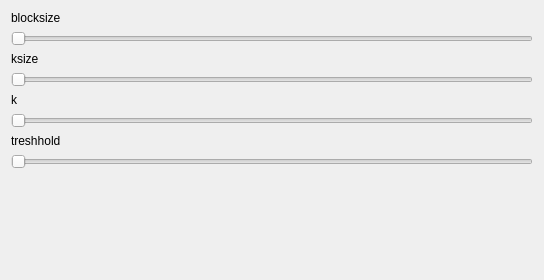
<?xml version="1.0" encoding="UTF-8"?>
<ui version="4.0">
 <class>HarrisWidget</class>
 <widget class="QWidget" name="HarrisWidget">
  <property name="geometry">
   <rect>
    <x>0</x>
    <y>0</y>
    <width>544</width>
    <height>280</height>
   </rect>
  </property>
  <property name="windowTitle">
   <string>Form</string>
  </property>
  <layout class="QVBoxLayout" name="verticalLayout">
   <item>
    <layout class="QVBoxLayout" name="blocksize_layout">
     <item>
      <widget class="QLabel" name="blocksize_label">
       <property name="sizePolicy">
        <sizepolicy hsizetype="Preferred" vsizetype="Maximum">
         <horstretch>0</horstretch>
         <verstretch>0</verstretch>
        </sizepolicy>
       </property>
       <property name="text">
        <string>blocksize</string>
       </property>
      </widget>
     </item>
     <item>
      <widget class="QSlider" name="blocksize_slider">
       <property name="minimum">
        <number>1</number>
       </property>
       <property name="maximum">
        <number>100</number>
       </property>
       <property name="orientation">
        <enum>Qt::Horizontal</enum>
       </property>
      </widget>
     </item>
    </layout>
   </item>
   <item>
    <layout class="QVBoxLayout" name="ksize_layout">
     <item>
      <widget class="QLabel" name="ksize_label">
       <property name="sizePolicy">
        <sizepolicy hsizetype="Preferred" vsizetype="Maximum">
         <horstretch>0</horstretch>
         <verstretch>0</verstretch>
        </sizepolicy>
       </property>
       <property name="text">
        <string>ksize</string>
       </property>
      </widget>
     </item>
     <item>
      <widget class="QSlider" name="ksize_slider">
       <property name="minimum">
        <number>0</number>
       </property>
       <property name="maximum">
        <number>15</number>
       </property>
       <property name="orientation">
        <enum>Qt::Horizontal</enum>
       </property>
      </widget>
     </item>
    </layout>
   </item>
   <item>
    <layout class="QVBoxLayout" name="k_layout">
     <item>
      <widget class="QLabel" name="k_label">
       <property name="sizePolicy">
        <sizepolicy hsizetype="Preferred" vsizetype="Maximum">
         <horstretch>0</horstretch>
         <verstretch>0</verstretch>
        </sizepolicy>
       </property>
       <property name="text">
        <string>k</string>
       </property>
      </widget>
     </item>
     <item>
      <widget class="QSlider" name="k_slider">
       <property name="minimum">
        <number>1</number>
       </property>
       <property name="maximum">
        <number>100</number>
       </property>
       <property name="orientation">
        <enum>Qt::Horizontal</enum>
       </property>
      </widget>
     </item>
    </layout>
   </item>
   <item>
    <layout class="QVBoxLayout" name="tresh_layout">
     <item>
      <widget class="QLabel" name="tresh_label">
       <property name="sizePolicy">
        <sizepolicy hsizetype="Preferred" vsizetype="Maximum">
         <horstretch>0</horstretch>
         <verstretch>0</verstretch>
        </sizepolicy>
       </property>
       <property name="text">
        <string>treshhold</string>
       </property>
      </widget>
     </item>
     <item>
      <widget class="QSlider" name="tresh_slider">
       <property name="minimum">
        <number>1</number>
       </property>
       <property name="maximum">
        <number>10000</number>
       </property>
       <property name="orientation">
        <enum>Qt::Horizontal</enum>
       </property>
      </widget>
     </item>
    </layout>
   </item>
   <item>
    <spacer name="verticalSpacer">
     <property name="orientation">
      <enum>Qt::Vertical</enum>
     </property>
     <property name="sizeHint" stdset="0">
      <size>
       <width>20</width>
       <height>40</height>
      </size>
     </property>
    </spacer>
   </item>
  </layout>
 </widget>
 <resources/>
 <connections>
  <connection>
   <sender>blocksize_slider</sender>
   <signal>valueChanged(int)</signal>
   <receiver>HarrisWidget</receiver>
   <slot>set_blocksize(int)</slot>
   <hints>
    <hint type="sourcelabel">
     <x>271</x>
     <y>39</y>
    </hint>
    <hint type="destinationlabel">
     <x>271</x>
     <y>94</y>
    </hint>
   </hints>
  </connection>
  <connection>
   <sender>ksize_slider</sender>
   <signal>valueChanged(int)</signal>
   <receiver>HarrisWidget</receiver>
   <slot>set_ksize(int)</slot>
   <hints>
    <hint type="sourcelabel">
     <x>271</x>
     <y>88</y>
    </hint>
    <hint type="destinationlabel">
     <x>271</x>
     <y>94</y>
    </hint>
   </hints>
  </connection>
  <connection>
   <sender>k_slider</sender>
   <signal>valueChanged(int)</signal>
   <receiver>HarrisWidget</receiver>
   <slot>set_k(int)</slot>
   <hints>
    <hint type="sourcelabel">
     <x>271</x>
     <y>137</y>
    </hint>
    <hint type="destinationlabel">
     <x>271</x>
     <y>94</y>
    </hint>
   </hints>
  </connection>
  <connection>
   <sender>tresh_slider</sender>
   <signal>valueChanged(int)</signal>
   <receiver>HarrisWidget</receiver>
   <slot>set_treshold(int)</slot>
   <hints>
    <hint type="sourcelabel">
     <x>271</x>
     <y>186</y>
    </hint>
    <hint type="destinationlabel">
     <x>271</x>
     <y>139</y>
    </hint>
   </hints>
  </connection>
 </connections>
 <slots>
  <slot>set_blocksize(int)</slot>
  <slot>set_ksize(int)</slot>
  <slot>set_k(int)</slot>
  <slot>set_treshold(int)</slot>
 </slots>
</ui>
